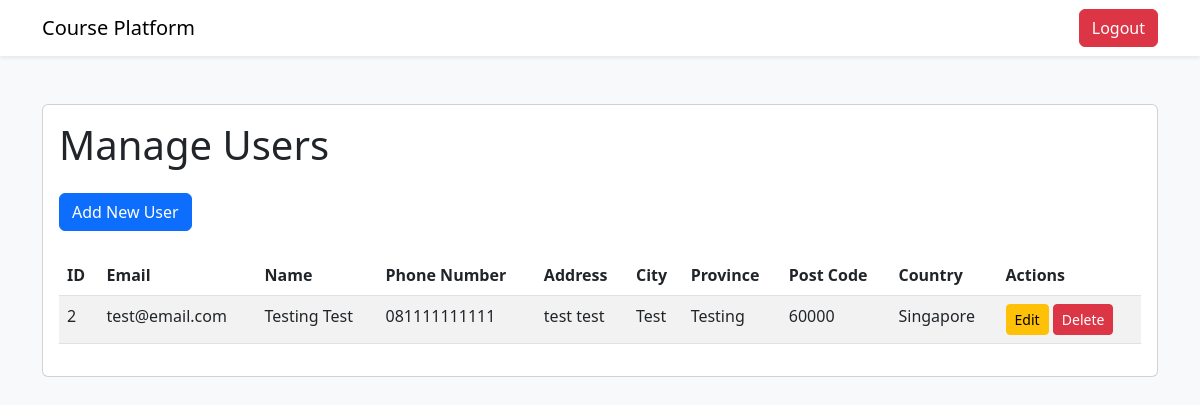
/admin/manage-users (signed in), run on the app's committed database.
### tables this page shows
CREATE TABLE peserta (
                id_peserta INTEGER PRIMARY KEY AUTOINCREMENT,
                email TEXT NOT NULL,
                nama_peserta TEXT NOT NULL,
                password TEXT NOT NULL,
                no_telpon TEXT NOT NULL,
                alamat TEXT NOT NULL,
                kota TEXT NOT NULL,
                provinsi TEXT NOT NULL,
                kode_pos INT NOT NULL,
                negara TEXT NOT NULL
            );

### features/auth.py (the view)
    def manage_users(self):
        if not session.get('email') and session.get('role') != 'admin':
            return redirect('/login_admin')
        users = query_db('SELECT * FROM peserta')
        return render_template('manage_users_page.html', users=users)

### database.py (called while the page is built)
def get_db():
    db = getattr(g, '_database', None)
    if db is None:
        db = g._database = sqlite3.connect(DATABASE)
        db.row_factory = sqlite3.Row
    return db

def query_db(query, args=(), one=False):
    cur = get_db().execute(query, args)
    rv = cur.fetchall()
    cur.close()
    get_db().commit()
    return (rv[0] if rv else None) if one else rv

### templates/manage_users_page.html (shortened to what this page needs)
<!DOCTYPE html>
<html lang="en">
<head>
    <link href="https://cdn.jsdelivr.net/npm/bootstrap@5.3.0/dist/css/bootstrap.min.css" rel="stylesheet">
</head>
<body class="bg-light">
    <nav class="navbar navbar-expand-lg navbar-light bg-white shadow-sm">
        <div class="container">
            <a class="navbar-brand" href="/admin">Course Platform</a>
            <div class="d-flex">
                <a href="/logout" class="btn btn-danger">Logout</a>
            </div>
        </div>
    </nav>
    <div class="container py-5">
        <div class="card">
            <div class="card-body">
                <h1 class="card-title mb-4">Manage Users</h1>
                <div class="mb-4">
                    <a href="/admin/add-user" class="btn btn-primary">Add New User</a>
                </div>
                <table class="table table-striped">
                    <thead>
                        <tr>
                            <th>ID</th>
                            <th>Email</th>
                            <th>Name</th>
                            <th>Phone Number</th>
                            <th>Address</th>
                            <th>City</th>
                            <th>Province</th>
                            <th>Post Code</th>
                            <th>Country</th>
                            <th>Actions</th>
                        </tr>
                    </thead>
                    <tbody>
                        {% for user in users %}
                        <tr>
                            <td>{{ user.id_peserta }}</td>
                            <td>{{ user.email }}</td>
                            <td>{{ user.nama_peserta }}</td>
                            <td>{{ user.no_telpon }}</td>
                            <td>{{ user.alamat }}</td>
                            <td>{{ user.kota }}</td>
                            <td>{{ user.provinsi }}</td>
                            <td>{{ user.kode_pos }}</td>
                            <td>{{ user.negara }}</td>
                            <td>
                                <a href="/admin/edit-user/{{ user.id_peserta }}" class="btn btn-sm btn-warning">Edit</a>
                                <a href="/admin/delete-user/{{ user.id_peserta }}"
                                    class="btn btn-sm btn-danger">Delete</a>
                            </td>
                        </tr>
                        {% endfor %}
                    </tbody>
                </table>
            </div>
        </div>
    </div>
</body>
</html>

### data on the page
peserta: id_peserta "2", email "test@email.com", nama_peserta "Testing Test", no_telpon "081111111111", alamat "test test", kota "Test", provinsi "Testing", kode_pos "60000", negara "Singapore"
